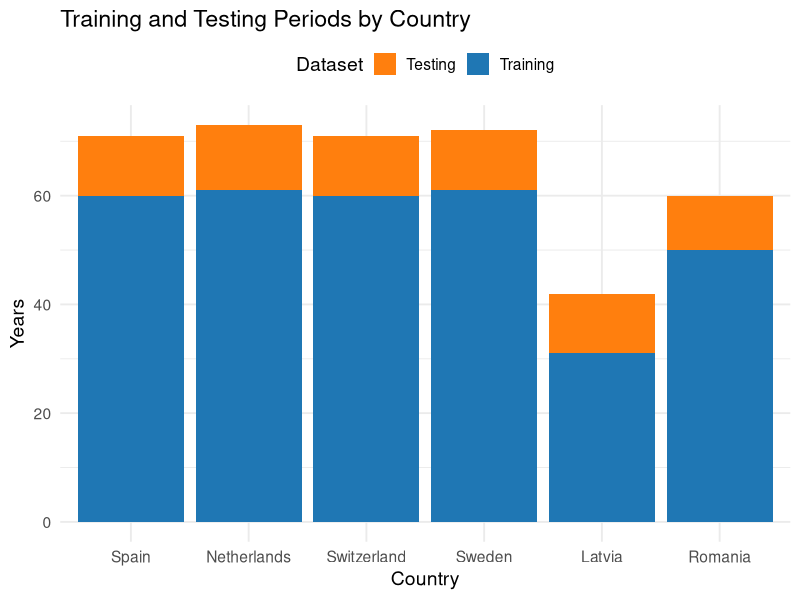

The R script that drew this image:
# Cargar librerías necesarias
library(ggplot2)
library(dplyr)

# Crear la tabla de datos
df <- data.frame(
  Country = c("Spain", "Netherlands", "Switzerland", "Sweden", "Latvia", "Romania"),
  Training = c(60, 61, 60, 61, 31, 50),
  Testing = c(11, 12, 11, 11, 11, 10)
)

# Transformar a formato largo
df_long <- df %>%
  tidyr::pivot_longer(cols = c("Training", "Testing"),
                      names_to = "Set",
                      values_to = "Years")

# Ordenar los países en orden de aparición original
df_long$Country <- factor(df_long$Country, levels = df$Country)

# Dibujar gráfico de barras apiladas
ggplot(df_long, aes(x = Country, y = Years, fill = Set)) +
  geom_bar(stat = "identity") +
  scale_fill_manual(values = c("Training" = "#1f77b4", "Testing" = "#ff7f0e")) +
  labs(title = "Training and Testing Periods by Country",
       y = "Years",
       x = "Country",
       fill = "Dataset") +
  theme_minimal(base_size = 14) +
  theme(legend.position = "top")
